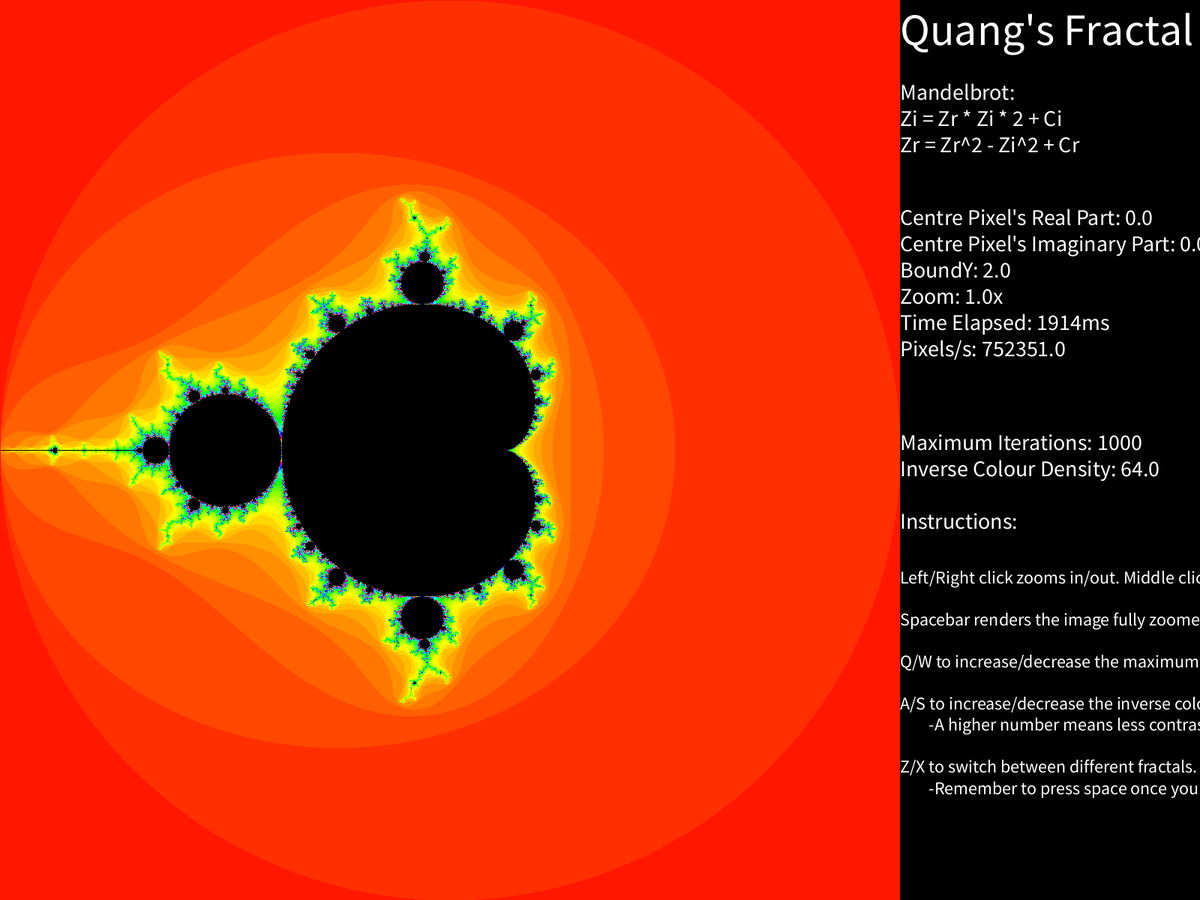
Frame 1 (no input)
Frame 60 (the mouse pressed at the canvas centre just before this capture): identical to frame 1, image omitted
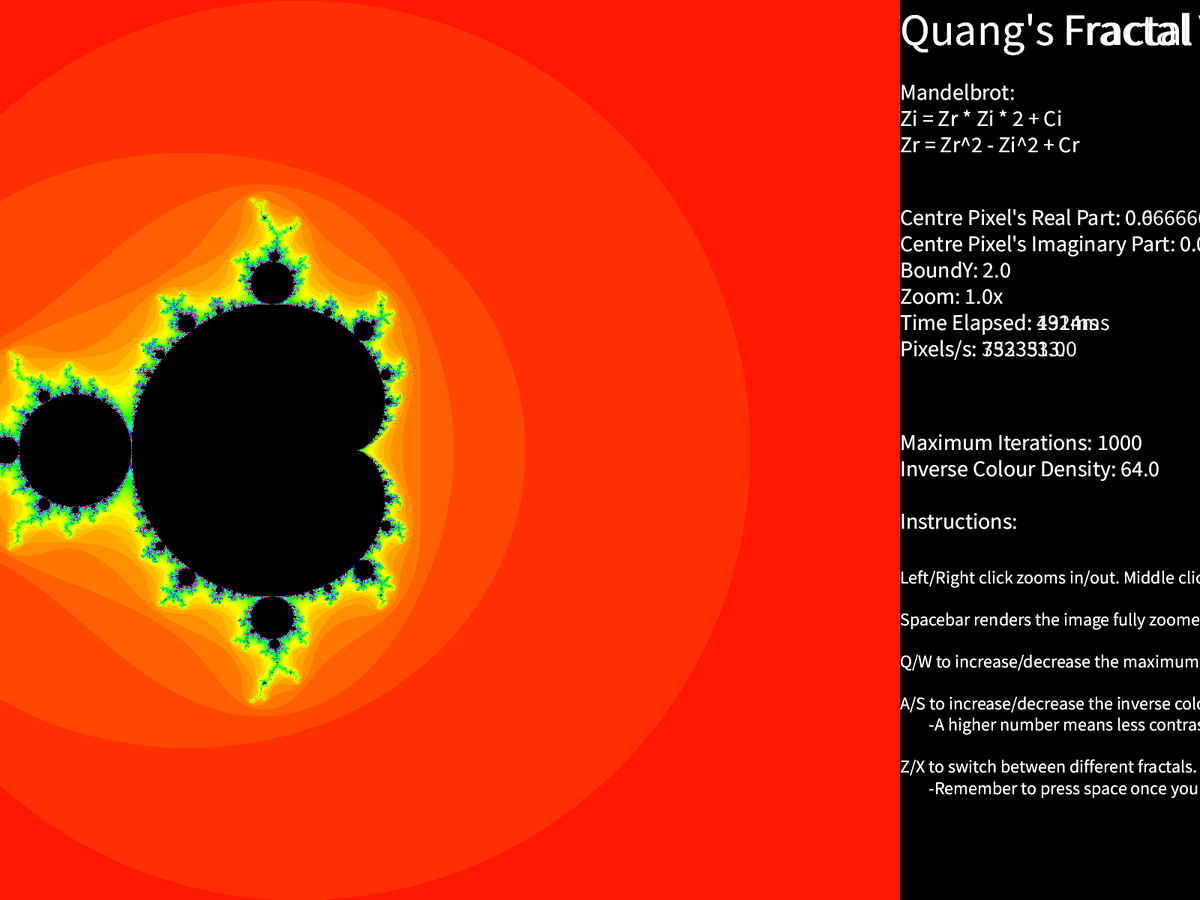
Frame 120 (the mouse held since frame 60 and released just before this capture)

The Processing sketch that drew these frames (run headless with seeded random() and noise(); from frame 60 on, the mouse is pressed at the canvas centre):

// Processing sketch: QuangFractalViewer
// ── QuangFractalViewer.pde
double centreX = 0;
double centreY = 0;

double boundY = 2;
boolean drawThreads = false;
int max_int = 1000; //maximum number of 


int num_threads = 8;



int last_thread = 0;
int threadCounter = num_threads;
float inv_colour_density = 64;

int current_f = 0;
int num_f = 6;
int m;
int[][] img;
boolean rising_edge = false;
drawPixelThread[] threads = new drawPixelThread[num_threads];
String[] f_var = new String[num_f];
boolean delayDraw = false;

PImage fimg; //fractal image

void setup() {
  fullScreen();
  //size(800, 450);
  f_var[0] = "Mandelbrot:\nZi = Zr * Zi * 2 + Ci\nZr = Zr^2 - Zi^2 + Cr";
  f_var[1] = "Burning ship:\nZi = abs(Zr * Zi) * 2 + Ci\nZr = Zr^2 - Zi^2 + Cr";
  f_var[2] = "Celtic Mandelbrot:\nZi = Zr * Zi * 2 + Ci\nZr = abs(Zr^2-Zi^2) + Cr";
  f_var[3] = "Buffalo: \nZi = abs(Zr * Zi) * 2 + Ci\nZr = abs(Zr^2-Zi^2) + Cr ";
  f_var[4] = "Cubic Mandelbrot:\nZi = 3 * Zr^2 * Zi - Zi^3 + Ci\nZr = Zr^3 - 3 * Zi^2 * Zr + Cr";
  f_var[5] = "Quartic Mandelbrot:\nZi = 4 * Zr^3 * Zi - 4 * Zr * Zi^3 + Ci\nZr = Zr^4 + Zi^4 - 6 * Zi^2 * Zr^2 + Cr";
  
  img = new int[height][height];
  fimg = createImage(height,height,RGB);
  background(0, 0);
  colorMode(HSB, 360, 255, 255);
  drawThreads = true;

  m = millis();
  //  for (int i = 0; i < num_threads; i++) {
  //    threads[i] = new drawPixelThread(ceil(size/num_threads * i), floor(size/num_threads*(i+1)));
  //    threads[i].start();
  //  }


  for (int i = 0; i < height; i++) {
    double d = i*2*boundY/height+(centreY-boundY);

    for (int j = 0; j < height; j++) {
      double c = j*2*boundY/height+(centreX-boundY);
      drawPixel(max_int, c, d, j, i);
    }
  }
  
  
  drawArray();
  
  fill(0, 0, 0);
  stroke(0, 0, 0);
  rect(13 * height/9, height/8.5, height * 16/9, height/10);

  stroke(0, 0, 255);
  fill(0, 0, 255);

  textSize(height/20);
  text("Quang's Fractal Viewer", height, height/20);
  textSize(height/40);
  text(f_var[current_f], height, height/9);

  m = millis() - m;
  float s = (height * height)*1000/m;
  text("Status: \nDone!", 14 * height/9, height/9);
  text("Centre Pixel's Real Part: " + centreX  + 
    "\nCentre Pixel's Imaginary Part: " + centreY +
    "\nBoundY: " + boundY +
    "\nZoom: "+ 2/boundY +"x" +
    "\nTime Elapsed: " + m + "ms" +
    "\nPixels/s: " + s, height, height/4);
  text("Maximum Iterations: "+ max_int + "\nInverse Colour Density: " + 
    inv_colour_density +"\n\nInstructions: ", height, height/2);
  textSize(height/50);
  text("\nLeft/Right click zooms in/out. Middle click pans image without zooming"+
    "\n\nSpacebar renders the image fully zoomed out." +
    "\n\nQ/W to increase/decrease the maximum number of iterations." +
    "\n\nA/S to increase/decrease the inverse colour density. \n        -A higher number means less contrast, useful for reducing noise." +
    "\n\nZ/X to switch between different fractals." +
    "\n        -Remember to press space once you've selected your fractal." 
    , height, height*5/8);
  textSize(height/40);
}


void mousePressed() {
  if (mouseX < height) {
    fill(0, 0, 0);
    stroke(0, 0, 0);
    rect(14 * height/9, height/8.5, height * 16/9, height/10);
    fill(0, 0, 255);
    text("Status: \nWorking...", 14*height/9, height/9);

    threadCounter = num_threads;


    centreY = mouseY*2*boundY/height+(centreY-boundY);
    centreX = mouseX*2*boundY/height+((centreX-boundY));
    if (mouseButton == LEFT) {
      boundY /= 4;
    } else if (mouseButton == RIGHT) {
      boundY *= 4;
    }
    for (int i = 0; i < num_threads; i++) {
      threads[i] = new drawPixelThread(ceil(height/num_threads * i), 
        floor(height/num_threads*(i+1)));
      threads[i].start();
    }

    drawThreads = false;
  }
}
//a lot of these boolean state shenanigans is so that we can 
void draw() {
  if (drawThreads == false) {
    if (rising_edge == false) {
      m = millis();
      rising_edge = true;
    }
    if (last_thread != threadCounter) {
      fill(0, 0, 0);
      stroke(0, 0, 0);
      rect(14 * height/9, height/8.5, height * 16/9, height/10);
      fill(0, 0, 255);
      text("Status: \nWorking...\nThreads alive:" + threadCounter, 14 * height/9, height/9);
    }
    if (delayDraw == true) {
      fill(0, 0, 0);
      drawArray();
      stroke(0, 0, 0);
      rect(14 * height/9, height/8.5, height * 16/9, height/10);
      fill(0, 0, 255);
      m = millis() - m;
      textSize(height/40);
      float s = (height * height)*1000/m;
      text("Status: \nDone!", 14 * height/9, height/9);
      text("Centre Pixel's Real Part: " + centreX  + 
        "\nCentre Pixel's Imaginary Part: " + centreY +
        "\nBoundY: " + boundY +
        "\nZoom: "+ 2/boundY +"x" +
        "\nTime Elapsed: " + m + "ms" +
        "\nPixels/s: " + s, height, height/4);
      textSize(height/20);
      text("Quang's Fractal Viewer", height, height/20);
      textSize(height/40);
      text(f_var[current_f], height, height/9);
      text("Maximum Iterations: "+ max_int + "\nInverse Colour Density: " + 
        inv_colour_density +"\n\nInstructions: ", height, height/2);
      textSize(height/50);
      text("\nLeft/Right click zooms in/out. Middle click pans image without zooming"+
        "\n\nSpacebar renders the image fully zoomed out." +
        "\n\nQ/W to increase/decrease the maximum number of iterations." +
        "\n\nA/S to increase/decrease the inverse colour density. \n        -A higher number means less contrast, useful for reducing noise." +
        "\n\nZ/X to switch between different fractals." +
        "\n        -Remember to press space once you've selected your fractal." 
        , height, height*5/8);
      textSize(height/40);
      rising_edge = false;
      drawThreads = true;
      delayDraw = false;
    }
    if (threadCounter == 0 && drawThreads == false) {
      fill(0, 0, 0);
      stroke(0, 0, 0);
      rect(14 * height/9, height/8.5, height * 16/9, height/10);
      fill(0, 0, 255);
      text("Status: \nDrawing Array...", 14 * height/9, height/9);
      delayDraw = true;
    }
  }
  last_thread = threadCounter;
}

// ── Input_Registration.pde
void keyPressed() {
  if (key == 'q' ) {
    if (max_int < 10){
      max_int ++;
    }else{
    max_int += pow(10,floor(log(max_int)/log(10))-1);
    
    }
    redrawVar();
  } 
  if (key == 'w' && max_int > 3) {
    max_int -= pow(10,floor(log(max_int)/log(10))-1);
    redrawVar();
  }
  if (key == 'a' ) {
    inv_colour_density *= 2;
    redrawVar();
  }
  if (key == 's' ) {
    inv_colour_density /= 2;
    redrawVar();
  }
  if (key == 'z' ) {
    current_f = (current_f + 1) % num_f;
    redrawFText();
  }
  if (key == 'x' ) {
    current_f --; 
    if (current_f == -1){
      current_f = num_f - 1;
    }
      redrawFText();
    
  }

  if (key == ' ') {

    centreX = 0;
    centreY = 0;
    last_thread = 0;
    boundY = 2;
    max_int = 1000;
    threadCounter = num_threads;
    inv_colour_density = 64;
    
    drawThreads = true;
    m = millis();
    
    for (int i = 0; i < num_threads; i++) {
      threads[i] = new drawPixelThread(ceil(height/num_threads * i), 
        floor(height/num_threads*(i+1)));
      threads[i].start();
    }
    drawThreads = false;
  }
}

void redrawVar() {
  fill(0, 0, 0, 255);
  stroke(0, 0, 0);
  rect(height, height * 15/32, width, height *  3/32);
  fill(0, 0, 255);
  text("Maximum Iterations: "+ max_int + "\nInverse Colour Density: " + inv_colour_density, height, height/2);
}
void redrawFText(){
  fill(0, 0, 0, 255);
  stroke(0, 0, 0);
  rect(height, height/11, 5*height/9, height *  4/32);
  fill(0, 0, 255);
  text(f_var[current_f], height, height/9);
}
// ── drawArray.pde
void drawArray() {
  clear();
  fimg.loadPixels();
  for (int y = 0; y < height; y++) {
    for (int x = 0; x  < height; x ++) {
      int i = img[x][y];
      if (i == 0) {
        fimg.pixels[x+y*height] = color(0,0,0);
        //stroke(0, 0, 0);
        //point(x, y);
      } else {
        fimg.pixels[x+y*height] = color((i*360/inv_colour_density)%360, 255, 255);
        //stroke((i*360/inv_colour_density)%360, 255, 255);
        //point(x, y);
      }
    }
  }
  fimg.updatePixels();
  image(fimg,0,0);
}

// ── drawPixel.pde
double zisq;
double zrsq;
double temp;

double dabs(double n) {
  if (n < 0) {
    return -n;
  }
  return n;
}
void drawPixel(int max_i, double cr, double ci, int x, int y) {

  int i = 0; 
  double zr = 0;
  double zi = 0;

  switch(current_f) {


  case 0:
    while (zr * zr + zi * zi < 4 && i <= max_i) {
      temp = zr * zr - zi * zi + cr;
      zi = 2*zr*zi+ci;
      zr = temp;
      i+=1;
    }
    break;


  case 1:

    while (zr * zr+ zi * zi < 4 && i <= max_i) {
      temp = 2*dabs(zi*zr)+ci;
      zr = zr * zr - zi * zi + cr;
      zi = temp;
      i+=1;
    }  
    break;


  case 2:
    while (zr * zr+ zi * zi < 4 && i <= max_i) {
      temp = 2*zi*zr+ci;
      zr = dabs(zr * zr - zi * zi) + cr;
      zi = temp;
      i+=1;
    }



  case 3:
    while (zr * zr+ zi * zi < 4 && i <= max_i) {
      temp = 2*dabs(zi*zr)+ci;
      zr = dabs(zr * zr - zi * zi) + cr;
      zi = temp;
      i+=1;
    }

  case 4:
    while (zr * zr + zi * zi < 4 && i <= max_i) {
      zisq= zi * zi;
      zrsq = zr * zr;
      temp = ((zrsq * 3) - zisq) * zi + ci;
      zr = (zrsq - (zisq * 3)) * zr + cr;
      zi = temp;
      i+=1; 
    }


  case 5:
    while (zr * zr + zi * zi < 4 && i <= max_i) {
      
      zisq= zi * zi;
      zrsq = zr * zr;
      temp = 4 * zr * zi * (zrsq - zisq) + ci;
      zr = zrsq * zrsq + zisq * zisq - 6 * zrsq * zisq + cr;
      zi = temp;
      i+= 1;
    }
  }

  //println(c.real, c.imag,x,y,i);
  if (i > max_i) {
    img[x][y] = 0;
  } else {
    img[x][y] = i;
  }
}
// ── drawPixelThread.pde
class drawPixelThread extends Thread {
  boolean active;
  int start, stop;
  //PGraphics f = new PGraphics();
  drawPixelThread(int start, int stop) {
    active = false;
    this.start = start;
    this.stop = stop;
  }

  void start() {
    active = true;
    super.start();
  }

  void run () {
    execute();
  }

  void execute() {
    for (int i = this.start; i < this.stop; i++) {
      double d = i*2*boundY/height+(centreY-boundY);

      for (int j = 0; j < height; j++) {
        double c = j*2*boundY/height+(centreX-boundY);
        drawPixel(max_int, c, d, j, i);
      }
    }
    active = false;
    threadCounter -= 1;
    //println(threadCounter);
  }

  boolean isActive() {
    return active;
  }

  void quit() {
    active = false;
    interrupt();
  }
}
